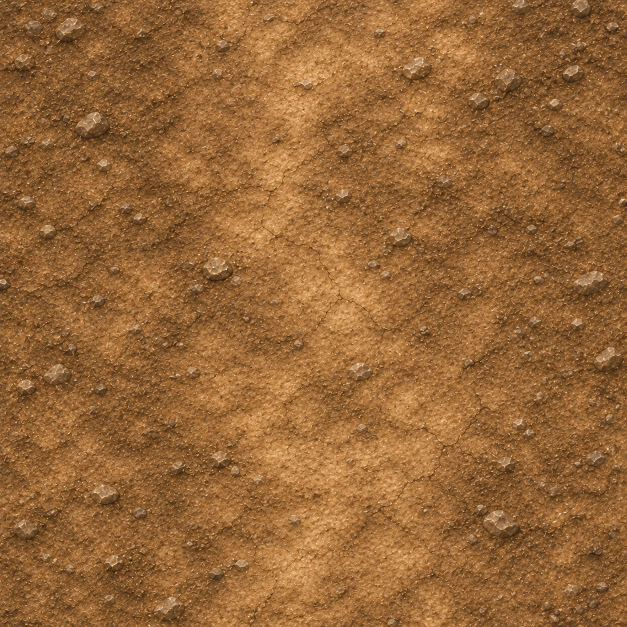
#> input picture realtime/werkzeug/boden/erde.webp, 1254 x 1254 px, given in place of wiese.webp, which was not available (shown at 1/2 size)
$ python texturen.py
#> lines starting #> are read from the running program, lines starting #| are printed output that depends on the picture
"""
World Pipeline – leitet weitere Bodentexturen aus den vorhandenen ab (werkzeug/boden/), damit alle aus derselben Hand kommen.

  python3 werkzeug/welt/texturen.py

Ergebnis in werkzeug/boden/abgeleitet/ (1024 × 1024, nahtlos kachelbar):
  wiese-trocken  – die Wiese, sonnenverbrannt und gelblicher
  wiese-satt     – die Wiese, dunkler und satter (feuchte, schattige Stellen)
  waldboden      – dunkle Erde mit Moosflecken, Nadeln und Laub
Herkunft und Lizenz folgen den Ausgangsbildern (siehe doku/world-pipeline/QUELLEN.md).
"""
import os
import numpy as np
from PIL import Image
from scipy import ndimage

HIER = os.path.dirname(os.path.abspath(__file__))
BODEN = os.path.normpath(os.path.join(HIER, '..', 'boden'))
ZIEL = os.path.join(BODEN, 'abgeleitet')
N = 1024
rng = np.random.default_rng(31)


def lade(name):
#> called with name = 'wiese'
    return np.asarray(Image.open(os.path.join(BODEN, name + '.webp')).convert('RGB').resize((N, N), Image.LANCZOS)).astype(np.float32)


def rauschen(s):
    """Kachelbares weiches Rauschen zwischen -1 und 1"""
    r = ndimage.gaussian_filter(rng.standard_normal((N, N)).astype(np.float32), s, mode='wrap')
    return r / np.abs(r).max()


def satt(a, f):
#> called with f = 0.75
    g = a.mean(-1, keepdims=True)
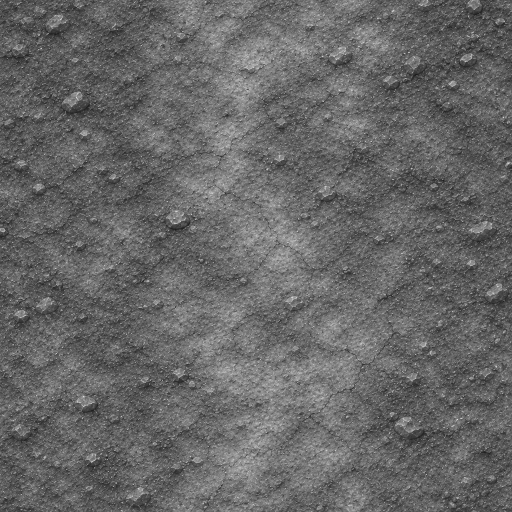
#> g: shape (1024, 1024, 1) float32 (shown at 1/2 size); min 20.67, max 244.3, mean 103
    return g + (a - g) * f
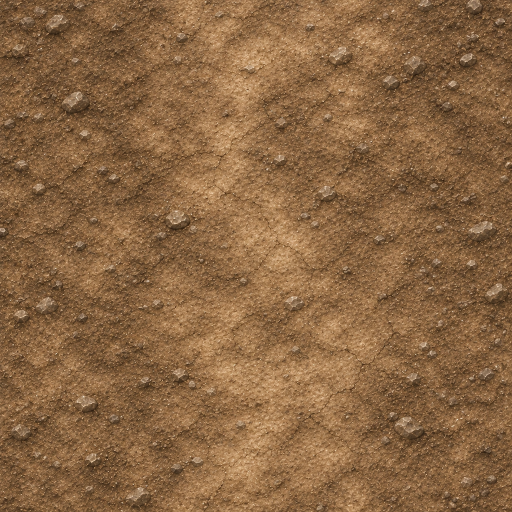
#> returned value: shape (1024, 1024, 3) float32 (shown at 1/2 size); mean of channels 0, 1, 2 138.9, 102.6, 67.5; drawn as R, G, B


def speichern(a, name):
    os.makedirs(ZIEL, exist_ok=True)
    Image.fromarray(np.clip(a, 0, 255).astype(np.uint8)).save(os.path.join(ZIEL, name + '.webp'), quality=90, method=6)
    print('  ' + name)


def flecken(bild, anzahl, groesse, farben, form=1.0, drehen=True):
    """Kleine Ellipsen (Laub, Nadeln) über das Bild streuen, über den Rand hinweg gespiegelt, damit es kachelbar bleibt"""
    im = Image.fromarray(np.clip(bild, 0, 255).astype(np.uint8)).convert('RGBA')
    from PIL import ImageDraw
    lage = Image.new('RGBA', (N, N), (0, 0, 0, 0)); d = ImageDraw.Draw(lage)
    for _ in range(anzahl):
        x, y = rng.uniform(0, N), rng.uniform(0, N); r = rng.uniform(*groesse); f = farben[rng.integers(0, len(farben))]
        hell = rng.uniform(0.8, 1.15); c = tuple(int(min(255, v * hell)) for v in f) + (int(rng.uniform(150, 235)),)
        w = rng.uniform(0, np.pi) if drehen else 0
        for dx in (-N, 0, N):
            for dy in (-N, 0, N):
                cx, cy = x + dx, y + dy
                if -r * 3 < cx < N + r * 3 and -r * 3 < cy < N + r * 3:
                    pts = [(cx + np.cos(w + t) * r * (1 if k % 2 == 0 else form) * (1 + 0.15 * np.sin(3 * t)), cy + np.sin(w + t) * r * (form if k % 2 == 0 else 1)) for k, t in enumerate(np.linspace(0, 2 * np.pi, 9)[:-1])]
                    d.polygon(pts, fill=c)
    im = Image.alpha_composite(im, lage)
    return np.asarray(im.convert('RGB')).astype(np.float32)


def main():
    wiese, erde = lade('wiese'), lade('erde')
    # sonnenverbrannte Wiese: gelblicher, heller, weniger satt; in großen Flecken mehr Stroh
    t = satt(wiese, 0.75) * np.array([1.16, 1.04, 0.70]) * 1.06
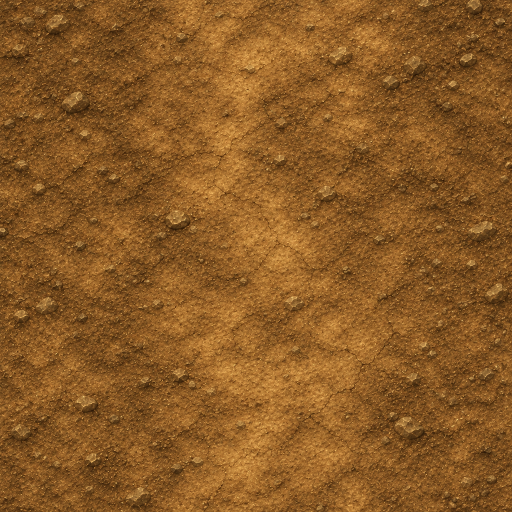
#> t: shape (1024, 1024, 3) float64 (shown at 1/2 size); mean R, G, B 170.8, 113.1, 50.1; drawn with min black and max white
    t = t * (1 + 0.08 * rauschen(40))[..., None]
    speichern(t, 'wiese-trocken')
#> in speichern, `Image.fromarray(np.clip(a, 0, 255).astype(np.uint8)).save(os.path.join..`:
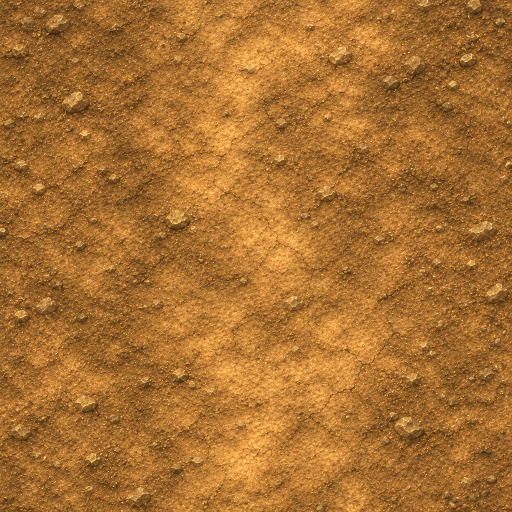
#> saved as wiese-trocken.webp: PIL image 1024x1024 RGB (shown at 1/2 size); mean R, G, B 169.5, 112.2, 49.4
    # satte Wiese: dunkler und grüner
    s = satt(wiese, 1.15) * np.array([0.78, 0.94, 0.72]) * 0.88
    s = s * (1 + 0.07 * rauschen(30))[..., None]
    speichern(s, 'wiese-satt')
#> call 2 of speichern, with name = 'wiese-satt'
#> in speichern (call 2), `Image.fromarray(np.clip(a, 0, 255).astype(np.uint8)).save(os.path.join..`:
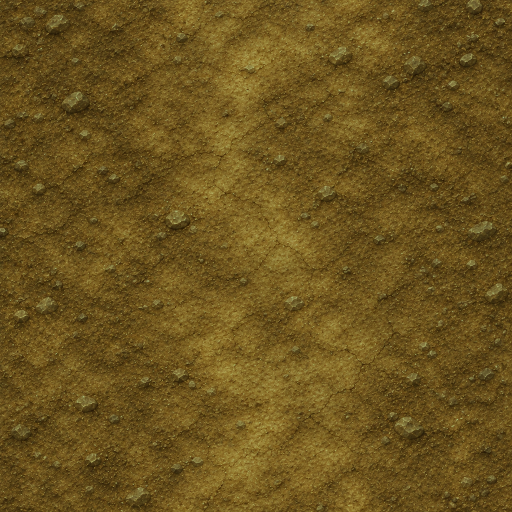
#> saved as wiese-satt.webp: PIL image 1024x1024 RGB (shown at 1/2 size); mean R, G, B 107.7, 84, 30.2
    # Waldboden: Erde dunkel und rötlich; darin Moos aus der Wiese; darüber Nadeln und Laub
    grund = satt(erde, 0.7) * np.array([0.5, 0.42, 0.33])
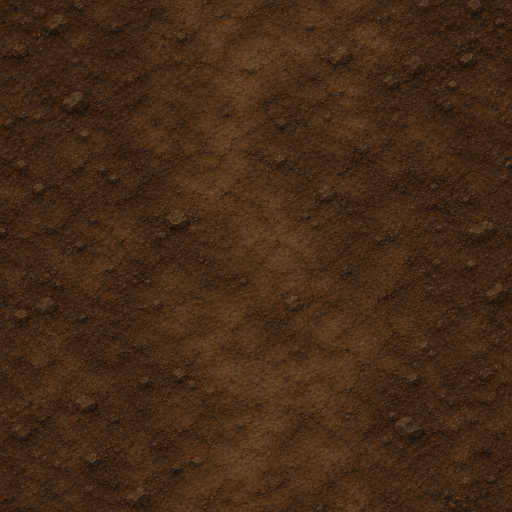
#> grund: shape (1024, 1024, 3) float64 (shown at 1/2 size); mean R, G, B 68.3, 43.1, 23.1
    moos = satt(wiese, 0.9) * np.array([0.62, 0.74, 0.5]) * 0.72
    m = np.clip((rauschen(26) * 0.8 + rauschen(9) * 0.4 + 0.02) * 2.0, 0, 1)[..., None]
    w = grund * (1 - m) + moos * m
    w = w * (1 + 0.12 * rauschen(60) + 0.08 * rauschen(5))[..., None]
    w = flecken(w, 3400, (1.4, 3.0), [(112, 82, 44), (140, 104, 56), (84, 62, 36), (160, 124, 66)], form=0.3)   # Nadeln, Halme
#> in flecken, `lage = Image.new('RGBA', (N, N), (0, 0, 0, 0))`: lage: PIL image 1024x1024 RGBA; every value is 0
    w = flecken(w, 1500, (3.2, 6.4), [(150, 86, 38), (176, 120, 50), (118, 68, 34), (138, 112, 52), (96, 84, 40)], form=0.6)  # Laub
#> call 2 of flecken, with anzahl = 1500, groesse = (3.2, 6.4), form = 0.6, drehen = True
#> in flecken (call 2), `im = Image.alpha_composite(im, lage)`:
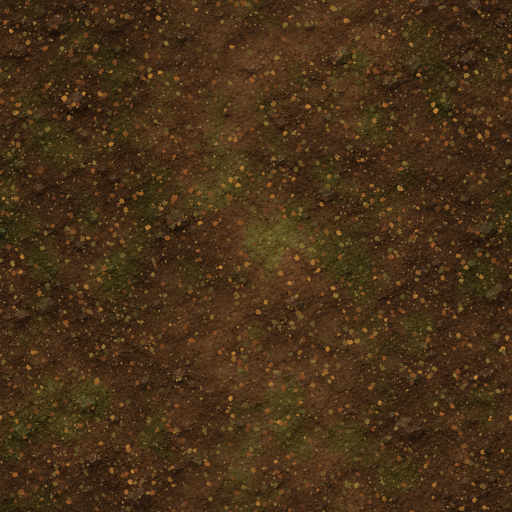
#> im: PIL image 1024x1024 RGBA (shown at 1/2 size); mean R, G, B, A 71.8, 48.7, 23.9, 255
    w = ndimage.gaussian_filter(w, (0.5, 0.5, 0), mode='wrap')
    speichern(w, 'waldboden')


if __name__ == '__main__':
    main()

$ run again, on realtime/werkzeug/boden/rand-pflaster-wiese.webp
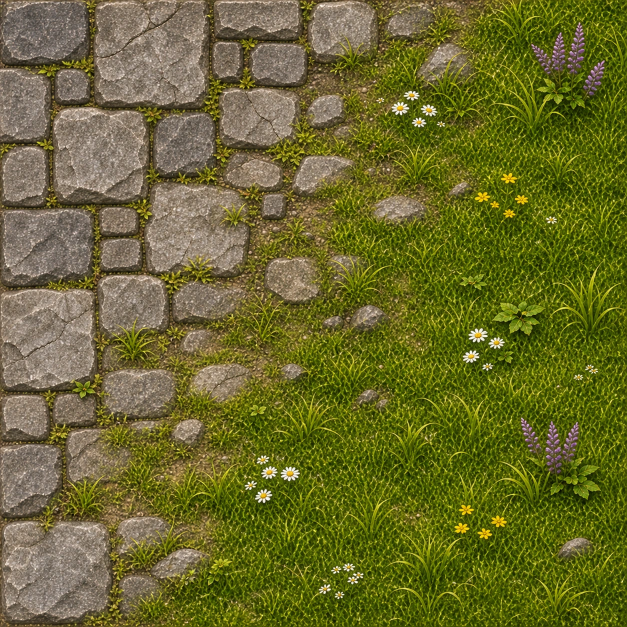
#> input picture realtime/werkzeug/boden/rand-pflaster-wiese.webp, 1254 x 1254 px, given in place of wiese.webp, which was not available (shown at 1/2 size)
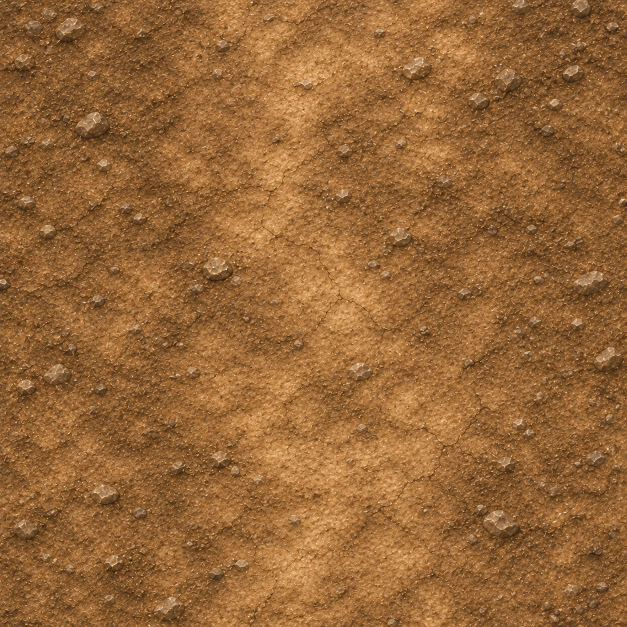
#> input picture realtime/werkzeug/boden/erde.webp, 1254 x 1254 px (shown at 1/2 size)
#> lage: PIL image 1024x1024 RGBA; every value is 0
#> in flecken (call 2), `im = Image.alpha_composite(im, lage)`:
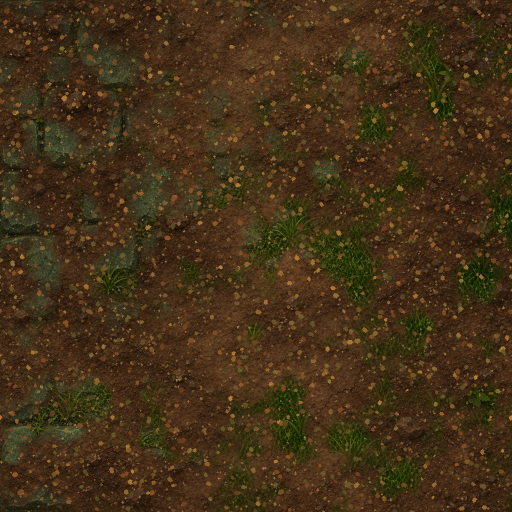
#> im: PIL image 1024x1024 RGBA (shown at 1/2 size); mean R, G, B, A 68.2, 49, 23.4, 255
